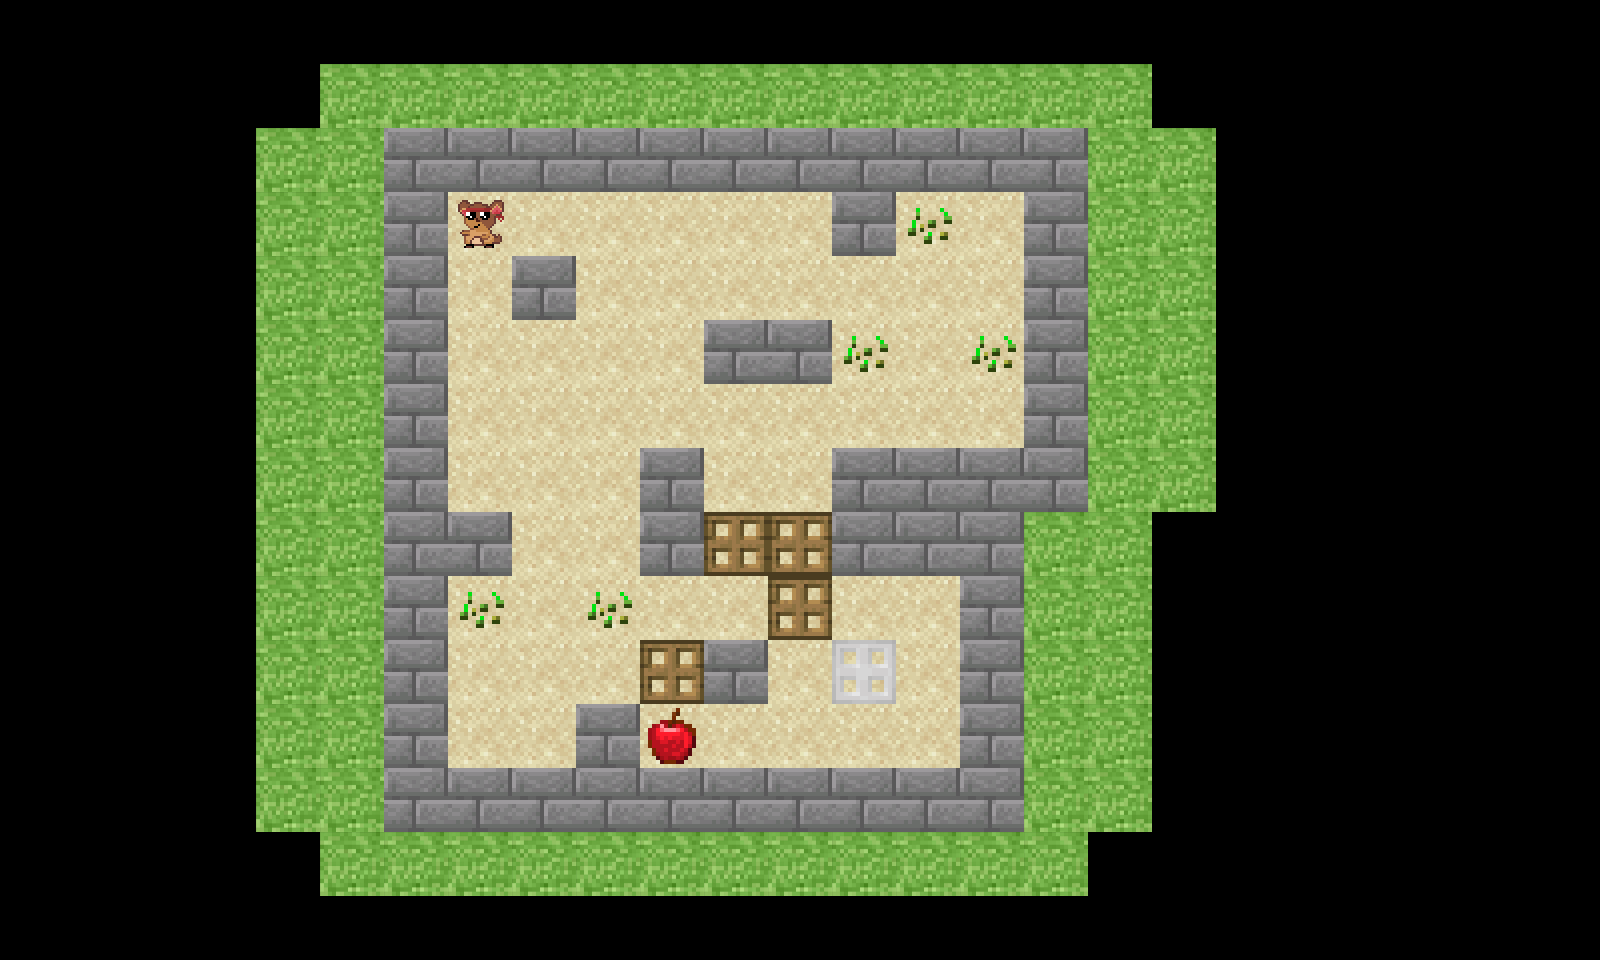

A 2D game scene composited from a Tiled map and its tileset images. What follows is a short description and the map's XML, with every tile layer's data as written:
An orthogonal 25x15 tile map with 64x64 px tiles, 2 tile layers (staticMap, specials).

<map version="1.5" tiledversion="1.6.0" orientation="orthogonal" renderorder="right-down" width="25" height="15" tilewidth="64" tileheight="64" infinite="0" nextlayerid="3" nextobjectid="1">
 <tileset firstgid="1" source="tiles.tsx" />
 <layer id="1" name="staticMap" width="25" height="15">
  <data encoding="csv">
0,0,0,0,0,0,0,0,0,0,0,0,0,0,0,0,0,0,0,0,0,0,0,0,0,
0,0,0,0,0,6,6,6,6,6,6,6,6,6,6,6,6,6,0,0,0,0,0,0,0,
0,0,0,0,6,6,0,0,0,0,0,0,0,0,0,0,0,6,6,0,0,0,0,0,0,
0,0,0,0,6,6,0,5,5,5,5,5,5,0,5,5,0,6,6,0,0,0,0,0,0,
0,0,0,0,6,6,0,5,0,5,5,5,5,5,5,5,0,6,6,0,0,0,0,0,0,
0,0,0,0,6,6,0,5,5,5,5,0,0,5,5,5,0,6,6,0,0,0,0,0,0,
0,0,0,0,6,6,0,5,5,5,5,5,5,5,5,5,0,6,6,0,0,0,0,0,0,
0,0,0,0,6,6,0,5,5,5,0,5,5,0,0,0,0,6,6,0,0,0,0,0,0,
0,0,0,0,6,6,0,0,5,5,0,5,5,0,0,0,6,6,0,0,0,0,0,0,0,
0,0,0,0,6,6,0,5,5,5,5,5,5,5,5,0,6,6,0,0,0,0,0,0,0,
0,0,0,0,6,6,0,5,5,5,5,0,5,5,5,0,6,6,0,0,0,0,0,0,0,
0,0,0,0,6,6,0,5,5,0,5,5,5,5,5,5,6,6,0,0,0,0,0,0,0,
0,0,0,0,6,6,0,0,0,0,0,0,0,0,0,0,6,6,0,0,0,0,0,0,0,
0,0,0,0,0,6,6,6,6,6,6,6,6,6,6,6,6,0,0,0,0,0,0,0,0,
0,0,0,0,0,0,0,0,0,0,0,0,0,0,0,0,0,0,0,0,0,0,0,0,0
</data>
 </layer>
 <layer id="2" name="specials" width="25" height="15">
  <data encoding="csv">
0,0,0,0,0,0,0,0,0,0,0,0,0,0,0,0,0,0,0,0,0,0,0,0,0,
0,0,0,0,0,0,0,0,0,0,0,0,0,0,0,0,0,0,0,0,0,0,0,0,0,
0,0,0,0,0,0,1,1,1,1,1,1,1,1,1,1,1,0,0,0,0,0,0,0,0,
0,0,0,0,0,0,1,8,0,0,0,0,0,1,2,0,1,0,0,0,0,0,0,0,0,
0,0,0,0,0,0,1,0,1,0,0,0,0,0,0,0,1,0,0,0,0,0,0,0,0,
0,0,0,0,0,0,1,0,0,0,0,1,1,2,0,2,1,0,0,0,0,0,0,0,0,
0,0,0,0,0,0,1,0,0,0,0,0,0,0,0,0,1,0,0,0,0,0,0,0,0,
0,0,0,0,0,0,1,0,0,0,1,0,0,1,1,1,1,0,0,0,0,0,0,0,0,
0,0,0,0,0,0,1,1,0,0,1,7,7,1,1,1,0,0,0,0,0,0,0,0,0,
0,0,0,0,0,0,1,2,0,2,0,0,7,0,0,1,0,0,0,0,0,0,0,0,0,
0,0,0,0,0,0,1,0,0,0,7,1,0,9,0,1,0,0,0,0,0,0,0,0,0,
0,0,0,0,0,0,1,0,0,1,10,0,0,0,0,1,0,0,0,0,0,0,0,0,0,
0,0,0,0,0,0,1,1,1,1,1,1,1,1,1,1,0,0,0,0,0,0,0,0,0,
0,0,0,0,0,0,0,0,0,0,0,0,0,0,0,0,0,0,0,0,0,0,0,0,0,
0,0,0,0,0,0,0,0,0,0,0,0,0,0,0,0,0,0,0,0,0,0,0,0,0
</data>
 </layer>
</map>